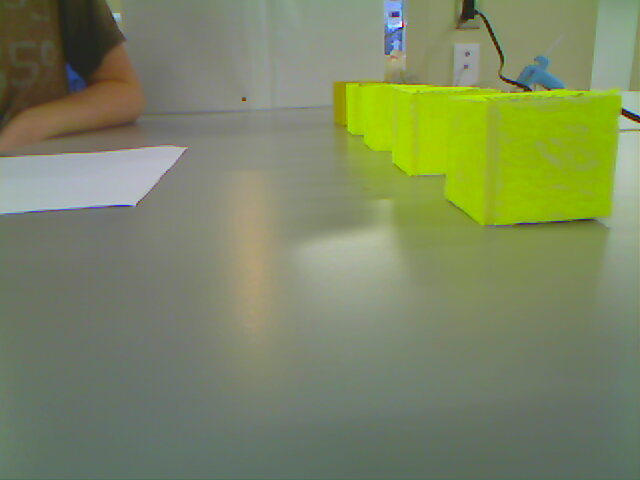
#> input picture ProblematicImages/test-02.jpg, 640 x 480 px, found by its file name
$ python TaskJ_-_CameraOrientationElevation.py
#> lines starting #> are read from the running program, lines starting #| are printed output that depends on the picture; after the words box and inside, x2 and y2 are one past the last pixel; in counts of white or black regions, pixels touching at a corner belong together
# This is a pseudo code file for Merge Robotics, 2020, Infinite Recharge
# This is task J - > Camera Orientation and Elevation.  Before the first 3 weeks of build season has
# passed the location of cameras on the robot will likely be decided and/or our choices will be limited.
# During the first 2 of build season is when we can take time to consider camera orientation and
# elevation and influence it as much as possible on the physical robot.  Generally a vertical difference
# between the camera and rrt vision targets is helpful for certain math.  Conversely, sometimes, we want
# to stay below the top of the vision target to simplify math like the cube in Power Up.  The choice can
# also permit or eliminate additional calculations in some cases.  We will plan to show this in a live
# demo and discuss more.  Use your laptop cam or your own webcam at home, and please experiment with your
# code by looking at targets from difference angles.

# a folder has been added called ProblematicImages, modify your code to look there


# imports
import numpy as np
import cv2
from pathlib import Path
import sys

print('Using python version {0}'.format(sys.version))
print('Using OpenCV Version = ', cv2.__version__)
print()

#colours
purple = (165, 0, 120)
blue = (255, 0, 0)
green = (0, 255, 0)
red = (0, 0, 255)

# Define string variable for path to file
strImage = "/Users/rachellucyshyn/Documents/GitHub/Vision2020-Curriculum/ProblematicImages/test-02.jpg"

# load color image with string
imgBGRInput = cv2.imread(strImage)
#> imgBGRInput is the input picture: shape (480, 640, 3); mean B, G, R 98.6, 134.7, 124.2

# display color image to screen
cv2.imshow('Original Image', imgBGRInput) #window-title= what the window says at top

# Convert BGR to HSV
imgHSVinput = cv2.cvtColor(imgBGRInput, cv2.COLOR_BGR2HSV)
#> imgHSVinput: shape (480, 640, 3); mean H, S, V 46.7, 67.7, 136.7

# Define range of colour in HSV (colour wheel- hue divide by 2 cause python is weird)
lower_yellow = np.array([28,128,128]) #hue/saturation/value (how much black or white)
upper_yellow = np.array([32,255,255]) # 255= zero black zero white

# Threshold the HSV image to get only yellow colors
imgBinaryMask = cv2.inRange(imgHSVinput, lower_yellow, upper_yellow)
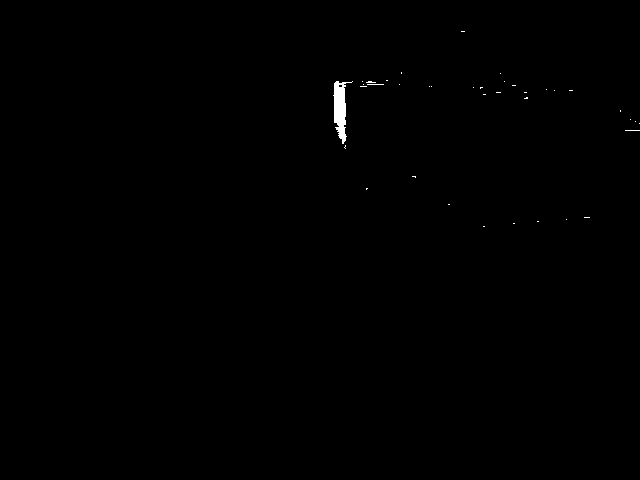
#> imgBinaryMask: shape (480, 640); 0.24% white; 38 white regions (37 under 20 px)

# Bitwise-AND mask and original image
imgColorMask = cv2.bitwise_and(imgHSVinput,imgHSVinput, mask = imgBinaryMask) # frame = OG image
#> imgColorMask: shape (480, 640, 3); mean H, S, V 0.1, 0.5, 0.4


# display masked images
#cv2.imshow('Rebecca',imgHSVinput)
#cv2.imshow('Binary Mask',imgBinaryMask)
#cv2.imshow('ColorMask',imgColorMask)


#generate contours and display
contours, hierarchy = cv2.findContours(imgBinaryMask, cv2.RETR_TREE, cv2.CHAIN_APPROX_SIMPLE)
#> contours = 39 contours, 38 with area under 20; largest, box (x1, y1, x2, y2) and area: (333, 81, 353, 144) 533
imgShowMaths = imgBGRInput.copy()
cv2.drawContours(imgBGRInput, contours, -1, (0,255,0), 20)# last parameter is width of line (0,255,0) is the colour greem
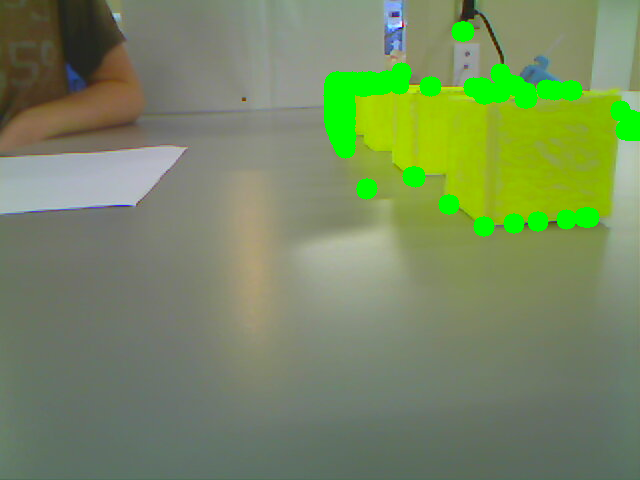
#> imgBGRInput: shape (480, 640, 3); 3.6% of pixels changed, all inside (x1, y1, x2, y2) = (323, 21, 640, 237)
print('found contours = ', len(contours), 'contours in image')
#| found contours =  39 contours in image


cv2.imshow('imgBGRInput', imgBGRInput)

#sort contours by area descending
initialSortedContours = sorted(contours, key=cv2.contourArea, reverse = True)[:12] #reverse=order largest to smallest :12=largest 12
#> initialSortedContours = 12 contours, 11 with area under 20; largest, box (x1, y1, x2, y2) and area: (333, 81, 353, 144) 533


#calculate the moments and centroid
cnt = contours[0]
#> cnt = [[483, 226], [484, 226]]
print('original contour length = ', len(cnt))
#| original contour length =  2

M = cv2.moments(cnt) #moments = help calculate some features
#> M = moments, m00 0
# [10 lines of commented-out code are left out]

cv2.drawContours(imgShowMaths, cnt, -1, purple, 10)
#> imgShowMaths: shape (480, 640, 3); 0.03% of pixels changed, all inside (x1, y1, x2, y2) = (478, 221, 490, 232)

cv2.imshow('imgShowMaths', imgShowMaths)

#area
area = cv2.contourArea(cnt)
#> area = 0
print('area = ', area) #in square pixels
#| area =  0.0

#perimeter
perimeter = cv2.arcLength(cnt,True)
#> perimeter = 2
print('perimeter = ', perimeter)
#| perimeter =  2.0


#trace a shape with jagged-so it can be detected as a square (target reconstruction)
epsilon = 0.005*cv2.arcLength(cnt,True)
#> epsilon = 0.01
approx = cv2.approxPolyDP(cnt,epsilon,True)
#> approx = [[483, 226], [484, 226]]
#print('approx', approx)
#cv2.drawContours(imgShowMaths, approx, -1, (255,0,0), 7)
print('approx contour length = ', len(approx))
#| approx contour length =  2
#cv2.imshow('approx over OG image', imgShowMaths) #put dots at corners


#convex hull=perimeter of simplified object-checks a curve for convexity defects and corrects it
hull = cv2.convexHull(cnt)
#> hull = [[484, 226], [483, 226]]
#print('hull', hull)
print('hull contour length = ', len(hull))
#| hull contour length =  2
cv2.drawContours(imgShowMaths, hull, -1, red, 10)
#> imgShowMaths: shape (480, 640, 3); mean B, G, R 98.6, 134.7, 124.2
hull_area = cv2.contourArea(hull)
#> hull_area = 0
#print('solidity from convex hull', float(area)/hull_area)

# Check Convexity
print('convexity is', cv2.isContourConvex(cnt))
#| convexity is False


#straight bounding rectangle
x,y,w,h = cv2.boundingRect(cnt)
#> x = 483; y = 226; w = 2; h = 1
print('straight bounding rectangle =', (x,y), w,h)
#| straight bounding rectangle = (483, 226) 2 1
cv2.rectangle(imgShowMaths,(x,y),(x+w,y+h),green,2)
#> imgShowMaths: shape (480, 640, 3); mean B, G, R 98.6, 134.7, 124.2
print('bounding rectangle aspect = ', float(w)/h) #make sure w is floating and result is floating
#| bounding rectangle aspect =  2.0
print('bounding rectangle extend = ', float(area)/(w*h))
#| bounding rectangle extend =  0.0

#truncate=get rid of (if it wasn't a float, the decimals would be truncated)


#rotated rectangle
rect = cv2.minAreaRect(cnt)
#> rect = ((483.5, 226), (0, 1), -90)
print('rotated rectangle = ',rect)
#| rotated rectangle =  ((483.5, 226.0), (0.0, 1.0), -90.0)
(x,y),(width,height), angleofrotation = rect
#> x = 483.5; width = 0; height = 1; angleofrotation = -90
box = cv2.boxPoints(rect)
#> box = [[484, 226], [483, 226], [483, 226], [484, 226]]
box = np.int0(box)
cv2.drawContours(imgShowMaths,[box],0,blue,2)
#> imgShowMaths: shape (480, 640, 3); mean B, G, R 98.6, 134.7, 124.2
#print('minimum area rectangle aspect = ', float(width)/height)
#> (the run stopped early here; a loop or call above may not have finished)

$ run again, with ProblematicImages/test-01.jpg copied over ProblematicImages/test-02.jpg
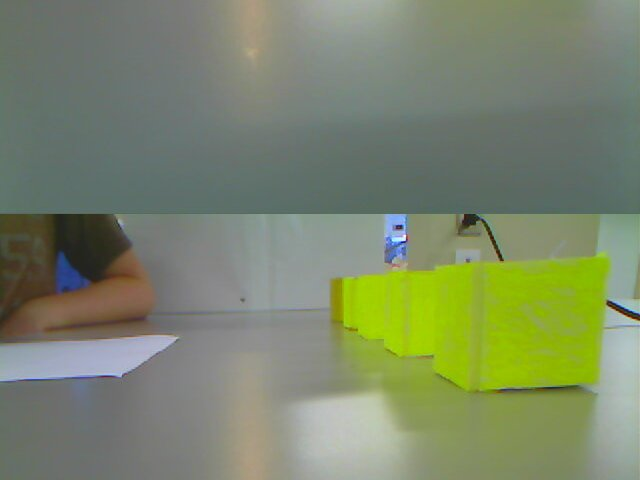
#> input picture ProblematicImages/test-01.jpg, 640 x 480 px, found by its file name
#> imgBGRInput is the input picture: shape (480, 640, 3); mean B, G, R 106.4, 134.1, 123.4
#> imgHSVinput: shape (480, 640, 3); mean H, S, V 56.8, 56.8, 136.1
#> `imgBinaryMask = cv2.inRange(imgHSVinput, lower_yellow, upper_yellow)`:
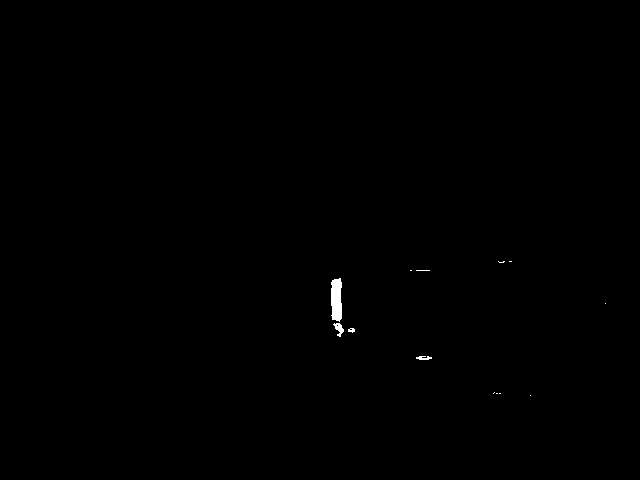
#> imgBinaryMask: shape (480, 640); 0.2% white; 13 white regions (9 under 20 px)
#> imgColorMask: shape (480, 640, 3); mean H, S, V 0.1, 0.4, 0.3
#> contours = 15 contours, 12 with area under 20; largest, box (x1, y1, x2, y2) and area: (331, 278, 342, 322) 368, (333, 323, 344, 337) 60, (416, 356, 432, 360) 24
#> `cv2.drawContours(imgBGRInput, contours, -1, (0,255,0), 20)# last param..`:
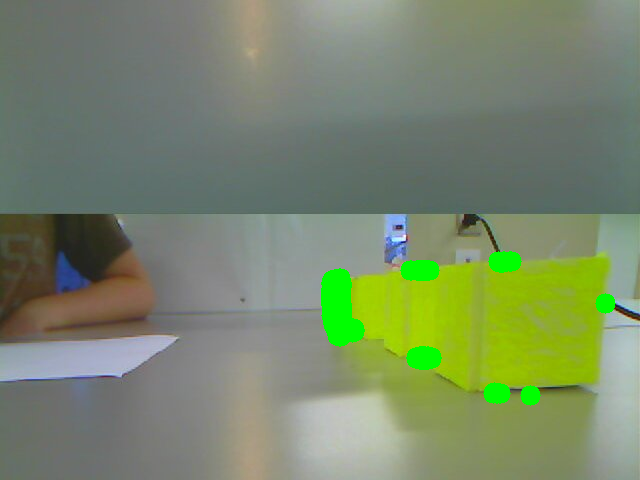
#> imgBGRInput: shape (480, 640, 3); 1.77% of pixels changed, all inside (x1, y1, x2, y2) = (321, 251, 616, 406)
#| found contours =  15 contours in image
#> initialSortedContours = 12 contours, 9 with area under 20; largest, box (x1, y1, x2, y2) and area: (331, 278, 342, 322) 368, (333, 323, 344, 337) 60, (416, 356, 432, 360) 24
#> cnt = [[530, 395]]
#| original contour length =  1
#> M = moments, m00 0
#> area = 0
#| area =  0.0
#| perimeter =  0.0
#> approx = [[530, 395]]
#| approx contour length =  1
#| hull contour length =  1
#> hull_area = 0
#| convexity is False
#> x = 530; y = 395; w = 1
#| straight bounding rectangle = (530, 395) 1 1
#| bounding rectangle aspect =  1.0
#| bounding rectangle extend =  0.0
#> rect = ((530, 395), (0, 0), -90)
#| rotated rectangle =  ((530.0, 395.0), (0.0, 0.0), -90.0)
#> width = 0; angleofrotation = -90
#> box = [[530, 395], [530, 395], [530, 395], [530, 395]]

$ run again, with ProblematicImages/test-03.jpg copied over ProblematicImages/test-02.jpg
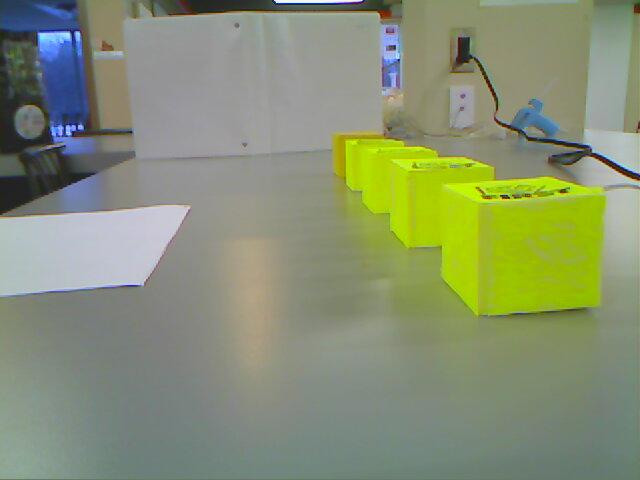
#> input picture ProblematicImages/test-03.jpg, 640 x 480 px, found by its file name
#> imgBGRInput is the input picture: shape (480, 640, 3); mean B, G, R 115.4, 144.7, 135
#> imgHSVinput: shape (480, 640, 3); mean H, S, V 54.8, 60.8, 148.6
#> `imgBinaryMask = cv2.inRange(imgHSVinput, lower_yellow, upper_yellow)`:
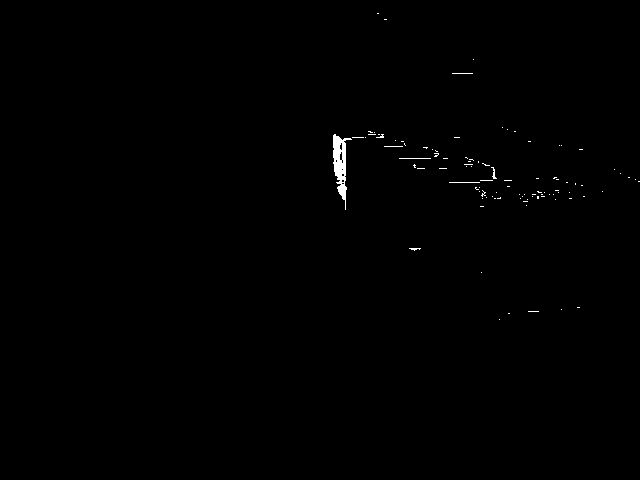
#> imgBinaryMask: shape (480, 640); 0.36% white; 98 white regions (92 under 20 px)
#> imgColorMask: shape (480, 640, 3); mean H, S, V 0.1, 0.8, 0.6
#> contours = 106 contours, 104 with area under 20; largest, box (x1, y1, x2, y2) and area: (333, 134, 352, 210) 578, (339, 151, 343, 161) 22
#> `cv2.drawContours(imgBGRInput, contours, -1, (0,255,0), 20)# last param..`:
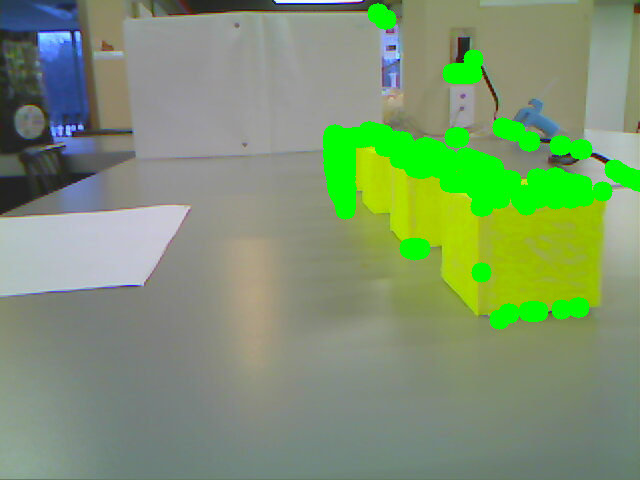
#> imgBGRInput: shape (480, 640, 3); 6.27% of pixels changed, all inside (x1, y1, x2, y2) = (323, 3, 640, 330)
#| found contours =  106 contours in image
#> initialSortedContours = 12 contours, 10 with area under 20; largest, box (x1, y1, x2, y2) and area: (333, 134, 352, 210) 578, (339, 151, 343, 161) 22
#> cnt = [[499, 319]]
#| original contour length =  1
#> M = moments, m00 0
#> area = 0
#| area =  0.0
#| perimeter =  0.0
#> approx = [[499, 319]]
#| approx contour length =  1
#| hull contour length =  1
#> hull_area = 0
#| convexity is False
#> x = 499; y = 319; w = 1
#| straight bounding rectangle = (499, 319) 1 1
#| bounding rectangle aspect =  1.0
#| bounding rectangle extend =  0.0
#> rect = ((499, 319), (0, 0), -90)
#| rotated rectangle =  ((499.0, 319.0), (0.0, 0.0), -90.0)
#> width = 0; angleofrotation = -90
#> box = [[499, 319], [499, 319], [499, 319], [499, 319]]
